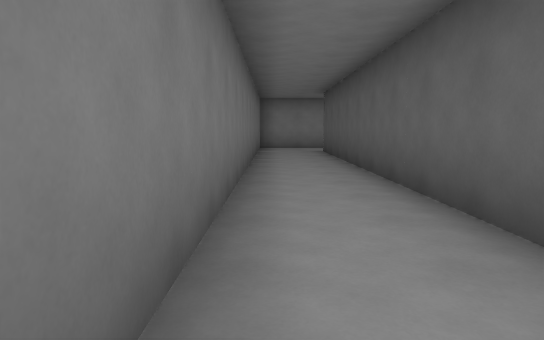
View 1 (above)

13 first-person views from a walk through a Godot game level. The camera is 1.3 m above the floor, tilts 6° down and sees 70° across. The floor is counted in squares, 2 m on a side. Each view is taken from the middle of a square. On the plan, view 1 faces up. The plan holds only what a view shows up to about 11 squares ahead; the rest is blank.

View 2
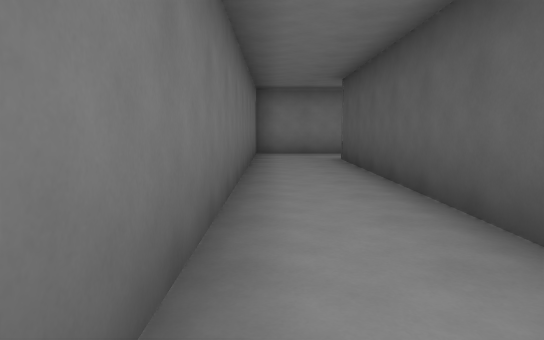

View 3
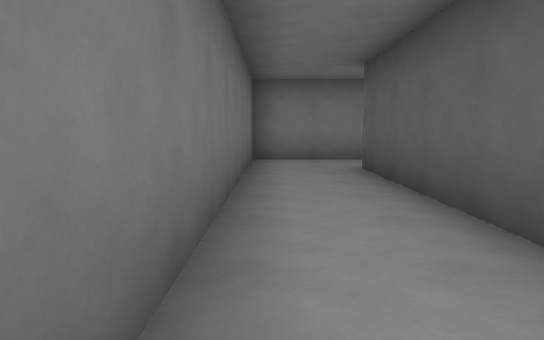

View 4
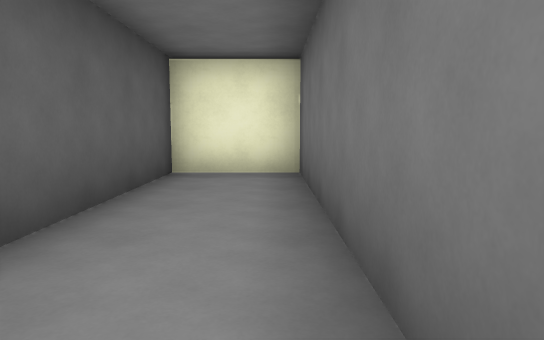

View 5
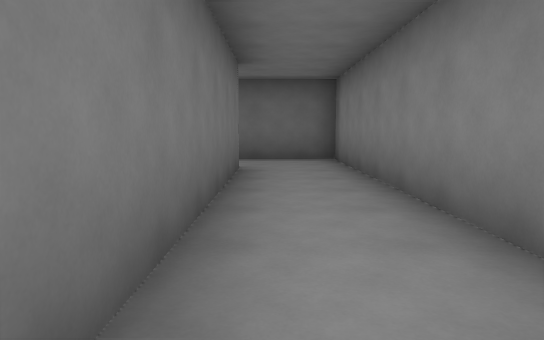

View 6
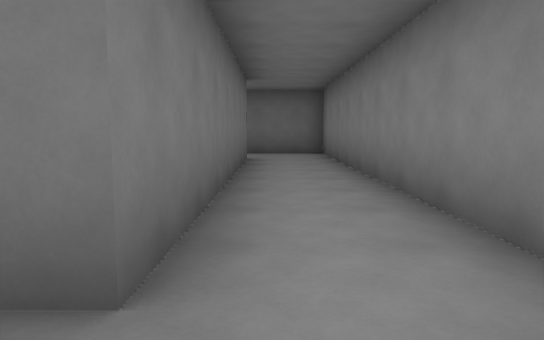

View 7
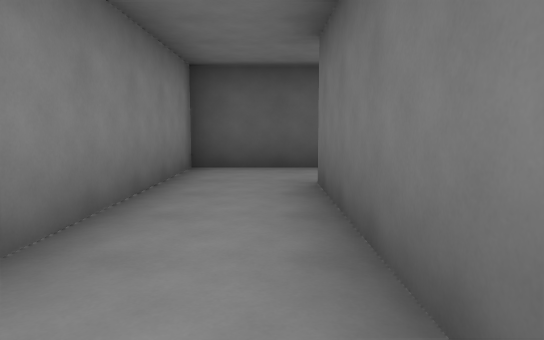

View 8
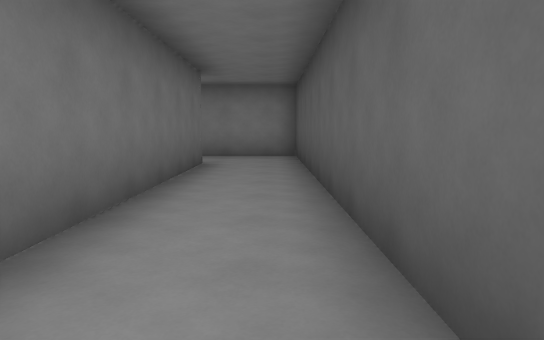

View 9
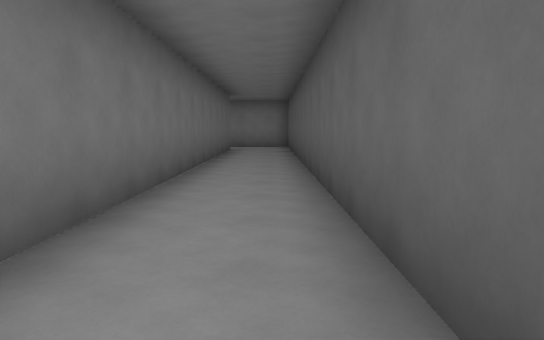

View 10
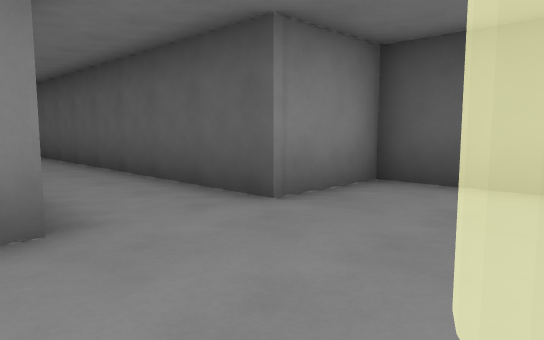

View 11
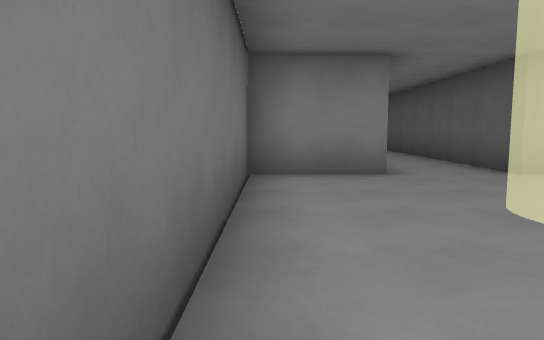

View 12
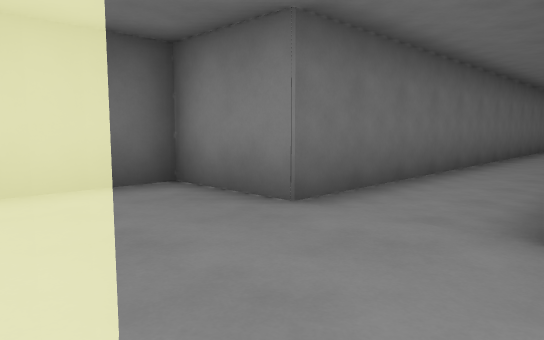

View 13
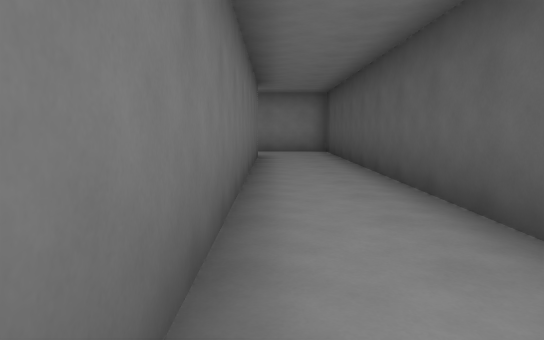

### Floor plan
Points are (right, up) in squares from view 1. A wall is a line through its corners. A room is listed if a view was taken in it or the views show most of it. See-through windows are left out.
Room 1 (views 1, 2, 3, 4, 5, 6, 7, 8, 9, 10, 12, 13)
walls: (12.6, -4.2) (12.6, -2.4) (10.6, -2.4) (10.6, 13.4) (-0.4, 13.4) (-0.4, -1.8) (1.5, -1.8) (1.5, 11.4) (8.7, 11.4) (8.7, -2.4) (6.6, -2.4) (6.6, -6.6)
ways out: opening at (7.5, -5.5) to room 2
Room 2 (view 11)
walls: (6.6, -6.6) (6.6, -7.6)
ways out: opening at (7.5, -5.5) to room 1

Where each view was taken, in squares from view 1:
view 1: 0 up, 0 right, facing up
view 2: 3 up, 0 right, facing up
view 3: 5 up, 0 right, facing up
view 4: 4 up, 0 right, facing down
view 5: 12 up, 8 right, facing left
view 6: 12 up, 10 right, facing left
view 7: 12 up, 4 right, facing right
view 8: 4 up, 10 right, facing up
view 9: 1 down, 10 right, facing up
view 10: 5 down, 8 right, facing up-right
view 11: 8 down, 7 right, facing up
view 12: 5 down, 11 right, facing up-left
view 13: 2 up, 9 right, facing up
